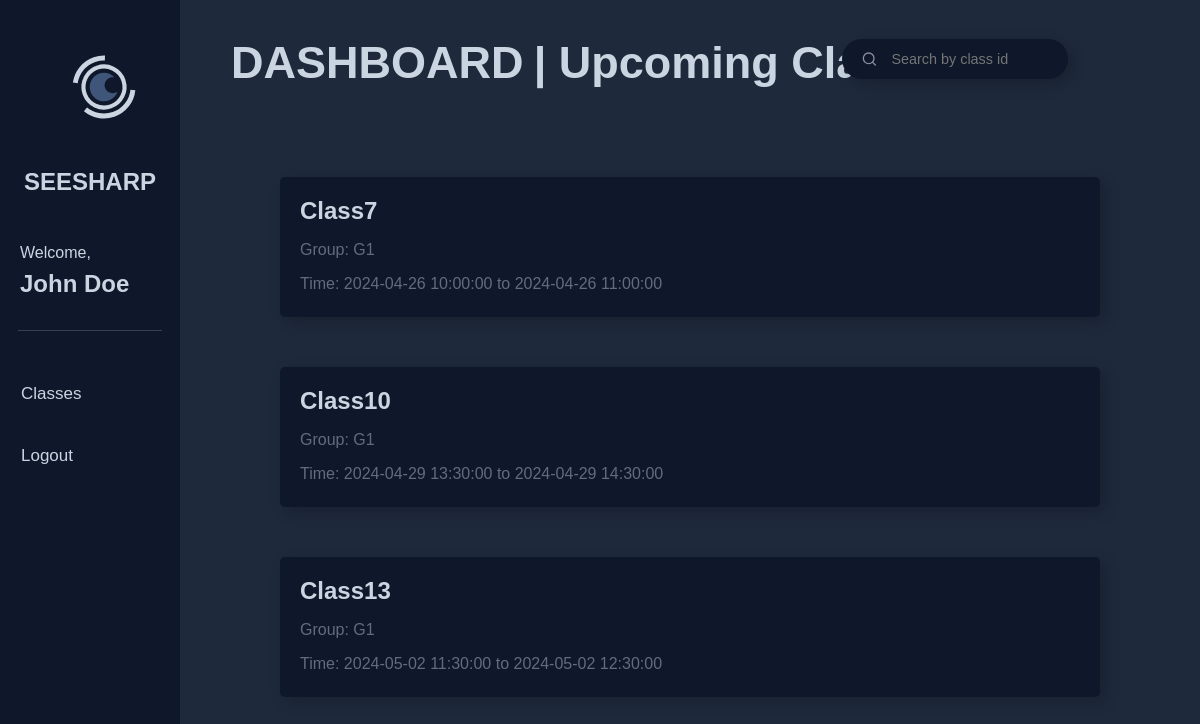
Page /dashboard (signed in) on the committed database.
### website/models.py (models this page shows, shortened)
class Staff(db.Model,UserMixin):
    staff_id = db.Column(db.Integer,primary_key=True)
    name = db.Column(db.String(150))
    email = db.Column(db.String(150),unique=True)
    password = db.Column(db.String(150))
    group = db.Column(db.Integer)

class Classes(db.Model):
    class_id = db.Column(db.Integer,primary_key=True)
    start_time = db.Column(db.DateTime)
    end_time = db.Column(db.DateTime)
    staff_id = db.Column(db.Integer,db.ForeignKey('staff.staff_id'))
    group = db.Column(db.Integer)
    attendance = db.Column(db.String(150)) #0 for absent, 1 for present

### website/views.py (the view)
@views.route('dashboard',methods=['GET','POST'])
@login_required
def dashboard():
    today_date = datetime.now()
    today_date_formatted = today_date.strftime("%Y-%m-%d")
    staff = current_user
    staff_classes = Classes.query.filter(and_(Classes.staff_id == staff.staff_id,Classes.end_time>today_date)).all()
    return render_template("dashboard.html",user=current_user,staff_classes=staff_classes,today_date=today_date_formatted)

### website/templates/dashboard.html (shortened to what this page needs)
{% extends 'base_dashboard.html' %}
{% block nav_buttons %}
<button class="nav_btn" id="class_btn" onclick="toDashboard()" ><span>Classes</span></button>
{% endblock %}
{% block right_container %}
<div class="right_container_head">
    <h1>DASHBOARD </h1>
    <h2 class="sub-heading">| Upcoming Classes</h2>
    <div class="searchbar_container">
      <form class="search-form" method="POST">
        <button>
          <svg
            width="17"
            height="16"
            fill="none"
            xmlns="http://www.w3.org/2000/svg"
            role="img"
            aria-labelledby="search"
          >
            <path
              d="M7.667 12.667A5.333 5.333 0 107.667 2a5.333 5.333 0 000 10.667zM14.334 14l-2.9-2.9"
              stroke="currentColor"
              stroke-width="1.333"
              stroke-linecap="round"
              stroke-linejoin="round"
            ></path>
          </svg>
        </button>
        <input
          class="input"
          placeholder="Search by class id"
          required=""
          type="text"
          name="query"
          id="query"
        />
      </form>
    </div>
    </div>
  <div class="grid-container">
    {% for class in staff_classes %}
    <div class="card" onclick= "toAttendance({{ class.class_id }}, {{ class.group }})" >
      <h2>Class{{class.class_id}}</h2>
      <p>Group: G{{class.group}}</p>
      <p>Time: {{class.start_time}} to {{class.end_time}}</p>
    </div>
    {% endfor %}
{% endblock %}

### website/templates/base_dashboard.html (shortened to what this page needs)
{% extends "base.html" %} {% block title %}Admin{% endblock %} {% block content
%}
<div class="left_container">
  <div class="logo-container" onclick="toHome()">
  </div>
  <h1 class="logo"><a href="/">SEESHARP</a></h1>
  <p>Welcome,<br /></p>
  <p class="name">{{user.name}}</p>
  <div class="line"></div>
  {% block nav_buttons %} {% endblock %}
  <button class="nav_btn logout" id="logout_btn" onclick="toLogout()">
    <span>Logout</span>
  </button>
</div>
<div class="right_container">{% block right_container %}{% block right_container_head %}{% endblock %}{% endblock %}</div>
{% endblock %}

### website/templates/dashboard.html (style rules this page uses)
.sub-heading { color: var(--text_color); text-align: left; margin-left: 1%; font-size: 45px; font-weight: 600; }
.searchbar_container { position: absolute; margin-top: 35px; right: 100px; padding: 2rem; height: 10vh; }
.search-form button { border: none; background: none; color: #8b8ba7; }
.search-form { --timing: 0.3s; --width-of-input: 200px; --height-of-input: 40px; --border-height: 2px; --input-bg: #0f172a; --border-color: #2f2ee9; --border-radius: 30px; --after-border-radius: 1px; position: relative; width: var(--width-of-input); height: var(--height-of-input); display: flex; align-items: center; padding-inline: 0.8em; border-radius: var(--border-radius); transition: border-radius 0.5s ease; background: var(--input-bg, #fff); box-shadow: 5px 5px 15px rgba(0, 0, 0, 0.2); }
.input { font-size: 0.9rem; background-color: transparent; width: 100%; height: 100%; padding-inline: 0.5em; padding-block: 0.7em; border: none; color: #cbd5e1; }
.search-form:before { content: ""; position: absolute; background: var(--border-color); transform: scaleX(0); transform-origin: center; width: 100%; height: var(--border-height); left: 0; bottom: 0; border-radius: 1px; transition: transform var(--timing) ease; }
.search-form svg { width: 17px; margin-top: 3px; }
.grid-container { display: grid; grid-template-columns: repeat( auto-fill, minmax(800px, 1fr) ); gap: 50px; padding: 50px 100px 100px 100px; overflow-y: scroll; height: 60vh; }
.card { background-color: #0f172a; display: relative; padding: 20px; border-radius: 5px; box-shadow: 5px 5px 15px rgba(0, 0, 0, 0.2); height: 100px; }
.card h2 { color: #cbd5e1; font-size: 1.5rem; margin: 0; }
.card p { color: #cbd5e172; }

### website/templates/base_dashboard.html (style rules this page uses)
:root { --text_color: #cbd5e1; --bg_color: #1e293b; --secondary_color: #0f172a; }
body { background-color: var(--bg_color); margin: 0; font-family: Arial, Helvetica, sans-serif; }
.logo-container { height: 25%; width: 90%; margin: -10% 0 -40% 13%; padding: 0; display: flex; }
.left_container a { text-decoration: none; color: var(--text_color); }
.left_container { background-color: var(--secondary_color); width: 15%; height: 100vh; }
.left_container h1 { color: var(--text_color); font-size: 1.5rem; text-align: center; margin-top: 0; margin-bottom: 3rem; padding-top: 3rem; }
.left_container p { color: var(--text_color); margin-left: 1.25rem; }
.name { color: var(--text_color); margin-top: -0.5rem; padding: 0%; margin-left: 1.25rem; font-size: 1.5rem; font-weight: 800; }
.nav_btn { display: inline-block; border-radius: 4px; background-color: var(--secondary_color); border: none; color: var(--text_color); text-align: left; font-size: 17px; padding: 16px; width: 90%; transition: all 0.5s; cursor: pointer; margin: 5px; }
.nav_btn span { cursor: pointer; display: inline-block; position: relative; transition: 0.5s; }
.nav_btn span:after { content: "»"; position: absolute; opacity: 0; top: 0; right: -15px; transition: 0.5s; }
.line { height: 1px; width: 80%; background-color: rgba(55, 65, 81, 1); margin: 2rem auto; }
.right_container { background-color: var(--bg_color); width: 85%; height: 100vh; }
.right_container_head { display: flex; flex-direction: row; justify-content:flex-start; align-items:center; }
.right_container h1 { color: var(--text_color); text-align: left; margin-left: 5%; font-size: 45px; font-weight: 600; }

### rows in the picture
Staff: name "John Doe"
Classes: class_id "7", group "1", start_time "2024-04-26 10:00:00", end_time "2024-04-26 11:00:00"
Classes: class_id "10", group "1", start_time "2024-04-29 13:30:00", end_time "2024-04-29 14:30:00"
Classes: class_id "13", group "1", start_time "2024-05-02 11:30:00", end_time "2024-05-02 12:30:00"
